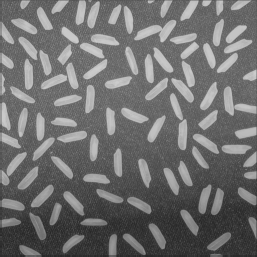
#> input picture photo_task/task4/Fig01.tif, 257 x 257 px
$ python task4.2.py
#> lines starting #> are read from the running program, lines starting #| are printed output that depends on the picture; after the words box and inside, x2 and y2 are one past the last pixel; in counts of white or black regions, pixels touching at a corner belong together; long printed decimals are rounded
import cv2
import numpy as np
import matplotlib.pyplot as plt

# 读取图像并转换为灰度图像
image = cv2.imread('Fig01.tif')
#> image is the input picture: shape (257, 257, 3); min 40, max 205, mean 111
gray_image = cv2.cvtColor(image, cv2.COLOR_BGR2GRAY)

# 获取图像尺寸
height, width = gray_image.shape
#> height = 257; width = 257

# 提高下三分之一部分的曝光
brightened_lower_third = gray_image.copy()
brightened_lower_third[2*height//3:height, :] = cv2.addWeighted(brightened_lower_third[2*height//3:height, :], 1.2, np.zeros_like(brightened_lower_third[2*height//3:height, :]), 0, 0)
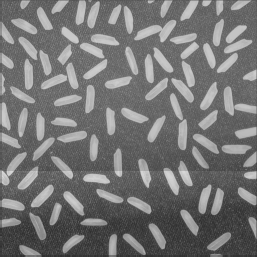
#> brightened_lower_third: shape (257, 257); min 48, max 215, mean 116.4

# 对曝光后的图像进行平滑处理
blurred_image = cv2.GaussianBlur(brightened_lower_third, (5, 5), 0)
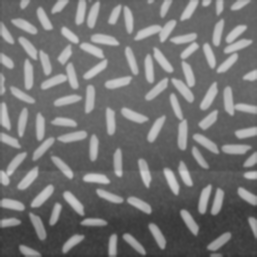
#> blurred_image: shape (257, 257); min 50, max 209, mean 116.4

# 大津阈值法
_, otsu_thresholded_image = cv2.threshold(brightened_lower_third, 0, 255, cv2.THRESH_BINARY + cv2.THRESH_OTSU)
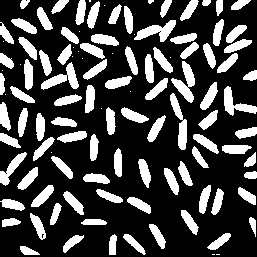
#> otsu_thresholded_image: shape (257, 257); 27% white; 112 white regions (20 under 20 px), largest, box (x1, y1, x2, y2) and area: (171, 61, 195, 103) 441, (134, 20, 176, 42) 417, (41, 62, 79, 90) 413

# 形态学操作
kernel = cv2.getStructuringElement(cv2.MORPH_ELLIPSE, (5, 5))
morphology_image = cv2.morphologyEx(otsu_thresholded_image, cv2.MORPH_OPEN, kernel)
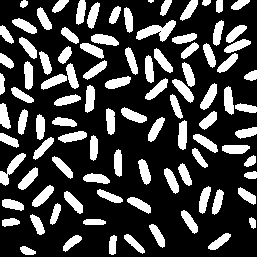
#> morphology_image: shape (257, 257); 25.8% white; 97 white regions (1 under 20 px)

# 轮廓查找
contours, _ = cv2.findContours(morphology_image, cv2.RETR_EXTERNAL, cv2.CHAIN_APPROX_SIMPLE)
#> contours = 97 contours, 1 with area under 20; largest, box (x1, y1, x2, y2) and area: (136, 20, 176, 42) 354, (0, 153, 26, 186) 245, (172, 79, 194, 103) 203, (200, 83, 217, 110) 202, (91, 34, 119, 46) 199

# 统计米粒个数和计算平均大小
rice_count = 0
total_area = 0

for i, contour in enumerate(contours):
    area = cv2.contourArea(contour)
    if 50 < area < 5000:  # 根据实际情况调整面积阈值
        rice_count += 1
        total_area += area
#> this loop made 97 passes
#> (area, total_area) on passes 1, 2, 3, 4, 5, 6, 7, 8, 10, 11, 12, 13: (79.5, 79.5), (106.5, 186), (132.5, 318.5), (137.5, 456), (156.5, 612.5), (158, 770.5), (98, 868.5), (96.5, 965), (141, 1106), (167.5, 1273.5), (113, 1386.5), (155.5, 1542)
#> area on pass 9: 47
#> after the loop, rice_count = 93; total_area = 14420

print("米粒个数：", rice_count)
#| 米粒个数： 93

# 计算平均米粒大小
average_rice_size = total_area / rice_count
#> average_rice_size = 155.1
print("平均米粒大小：", average_rice_size)
#| 平均米粒大小： 155.054

# 在图像上绘制轮廓
for i, contour in enumerate(contours):
    area = cv2.contourArea(contour)
    if 50 < area < 5000:
        # 获取轮廓中心位置
        M = cv2.moments(contour)
        cX = int(M["m10"] / M["m00"])
        cY = int(M["m01"] / M["m00"])

        # 在contour_image上绘制轮廓
        cv2.drawContours(image, [contour], -1, (0, 255, 0), 2)
#> this loop made 97 passes
#> (area, cX, cY) on passes 1, 2, 3, 4, 5, 6, 7, 8, 10, 11, 12, 13: (79.5, 26, 250), (106.5, 112, 244), (132.5, 71, 242), (137.5, 133, 243), (156.5, 219, 241), (158, 157, 234), (98, 93, 221), (96.5, 9, 221), (141, 37, 224), (167.5, 189, 221), (113, 55, 213), (155.5, 12, 204)
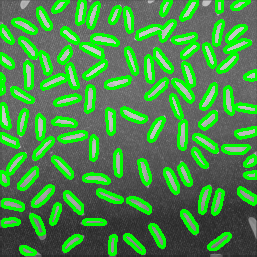
#> image: shape (257, 257, 3); mean B, G, R 72.9, 140.5, 72.9


# 显示灰度直方图和多个图像
plt.figure(figsize=(15, 8))

# 显示灰度直方图
plt.subplot(2, 2, 1)
plt.hist(brightened_lower_third.flatten(), 256, [0, 256], color='r')
plt.xlabel('Pixel Value')
plt.ylabel('Frequency')
plt.title('Equalized Grayscale Histogram')

# 显示contour_image
plt.subplot(2, 2, 2)
plt.imshow(cv2.cvtColor(image, cv2.COLOR_BGR2RGB))
plt.title('Contour Image')

# 显示otsu_thresholded_image
plt.subplot(2, 2, 3)
plt.imshow(otsu_thresholded_image, cmap='gray')
plt.title('Otsu Thresholded Image')

# 显示brightened_lower_third
plt.subplot(2, 2, 4)
plt.imshow(brightened_lower_third, cmap='gray')
plt.title('Brightened Image')

plt.show()
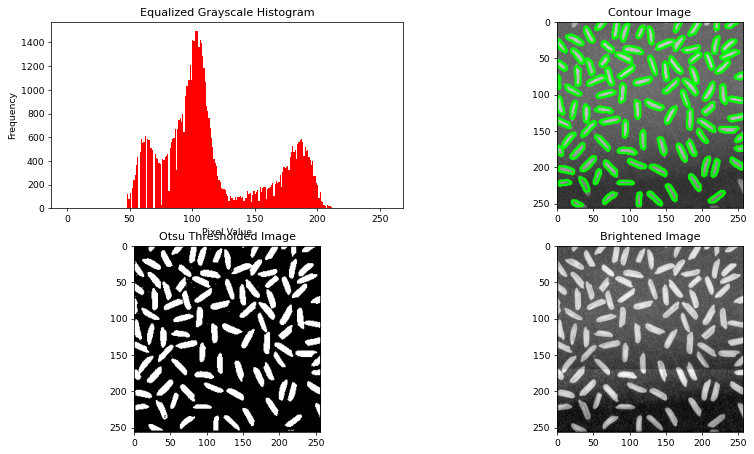
#> figure drawn by matplotlib, 4 panels; panel 1: tallest bar 1500 high, from x = 104 to 105
